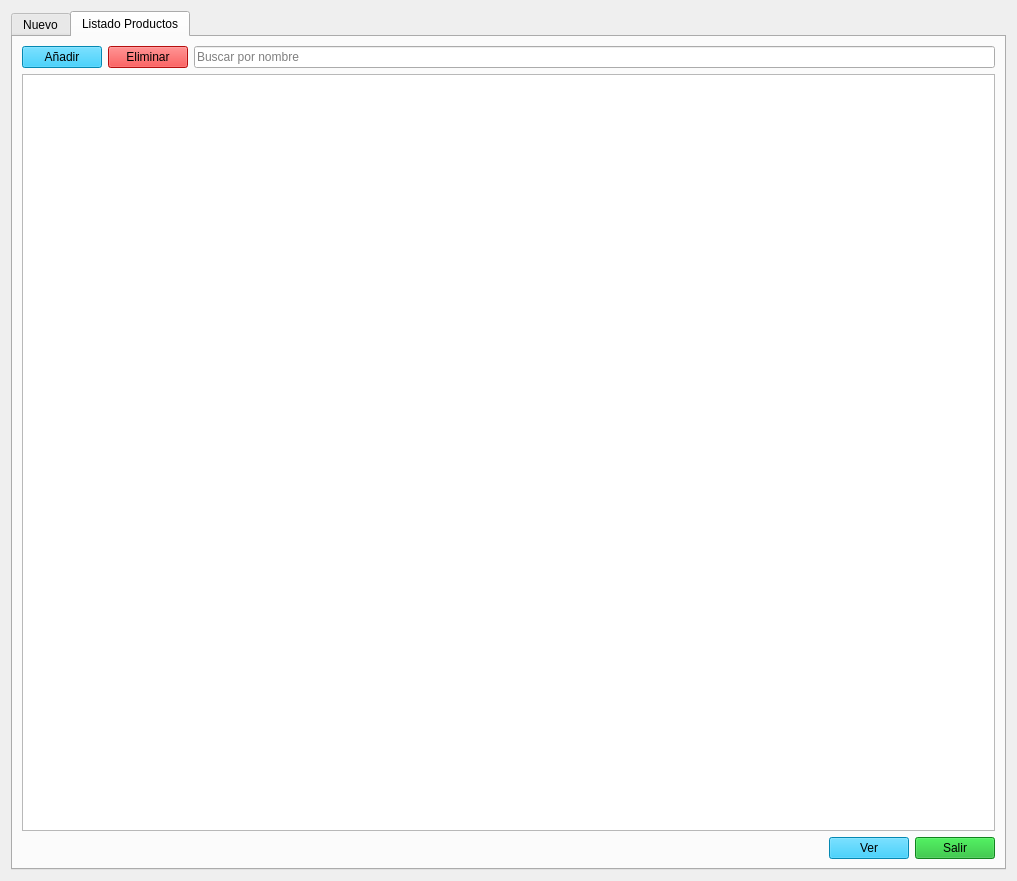
<?xml version="1.0" encoding="UTF-8"?>
<ui version="4.0">
 <class>Form</class>
 <widget class="QWidget" name="Form">
  <property name="windowModality">
   <enum>Qt::WindowModality::WindowModal</enum>
  </property>
  <property name="geometry">
   <rect>
    <x>0</x>
    <y>0</y>
    <width>1017</width>
    <height>881</height>
   </rect>
  </property>
  <property name="windowTitle">
   <string>Productos</string>
  </property>
  <property name="styleSheet">
   <string notr="true">QPushButton{background-color: rgb(6, 191, 249);}
</string>
  </property>
  <layout class="QHBoxLayout" name="horizontalLayout">
   <item>
    <widget class="QTabWidget" name="tabWidget">
     <property name="currentIndex">
      <number>1</number>
     </property>
     <widget class="QWidget" name="tab_nuevo_producto">
      <attribute name="title">
       <string>Nuevo</string>
      </attribute>
      <layout class="QVBoxLayout" name="verticalLayout">
       <item>
        <layout class="QFormLayout" name="formLayout">
         <item row="0" column="0">
          <widget class="QLabel" name="lbl_nombre_prod">
           <property name="text">
            <string>Nombre</string>
           </property>
          </widget>
         </item>
         <item row="0" column="1">
          <widget class="QLineEdit" name="le_nombre_prod"/>
         </item>
         <item row="1" column="0">
          <widget class="QLabel" name="lbl_linea_prod">
           <property name="text">
            <string>Linea</string>
           </property>
          </widget>
         </item>
         <item row="1" column="1">
          <widget class="QLineEdit" name="le_linea_prod"/>
         </item>
         <item row="3" column="0">
          <widget class="QLabel" name="lbl_cliente_prod">
           <property name="text">
            <string>Cliente</string>
           </property>
          </widget>
         </item>
         <item row="3" column="1">
          <widget class="QComboBox" name="cb_cliente_prod"/>
         </item>
         <item row="2" column="0">
          <widget class="QLabel" name="lbl_tipo_prod">
           <property name="text">
            <string>Tipo</string>
           </property>
          </widget>
         </item>
         <item row="2" column="1">
          <widget class="QComboBox" name="cb_tipo_prod"/>
         </item>
        </layout>
       </item>
       <item>
        <layout class="QHBoxLayout" name="horizontalLayout_2">
         <item>
          <spacer name="horizontalSpacer">
           <property name="orientation">
            <enum>Qt::Orientation::Horizontal</enum>
           </property>
           <property name="sizeHint" stdset="0">
            <size>
             <width>40</width>
             <height>20</height>
            </size>
           </property>
          </spacer>
         </item>
         <item>
          <widget class="QPushButton" name="btn_cancelar_nuevo">
           <property name="text">
            <string>Cancelar</string>
           </property>
          </widget>
         </item>
         <item>
          <widget class="QPushButton" name="btn_guardar_nuevo">
           <property name="text">
            <string>Guardar</string>
           </property>
          </widget>
         </item>
        </layout>
       </item>
      </layout>
     </widget>
     <widget class="QWidget" name="tab_detalle_producto">
      <attribute name="title">
       <string>Listado Productos</string>
      </attribute>
      <layout class="QVBoxLayout" name="verticalLayout_2">
       <item>
        <layout class="QHBoxLayout" name="horizontalLayout_3">
         <item>
          <widget class="QPushButton" name="btn_add2_list_prod">
           <property name="text">
            <string>Añadir</string>
           </property>
          </widget>
         </item>
         <item>
          <widget class="QPushButton" name="btn_delete_list_prod">
           <property name="styleSheet">
            <string notr="true">background-color: rgb(254, 20, 20);</string>
           </property>
           <property name="text">
            <string>Eliminar</string>
           </property>
          </widget>
         </item>
         <item>
          <widget class="QLineEdit" name="le_buscar_prod">
           <property name="placeholderText">
            <string>Buscar por nombre</string>
           </property>
           <property name="clearButtonEnabled">
            <bool>true</bool>
           </property>
          </widget>
         </item>
        </layout>
       </item>
       <item>
        <widget class="QTableView" name="tv_productos"/>
       </item>
       <item>
        <layout class="QHBoxLayout" name="horizontalLayout_4">
         <item>
          <spacer name="horizontalSpacer_2">
           <property name="orientation">
            <enum>Qt::Orientation::Horizontal</enum>
           </property>
           <property name="sizeHint" stdset="0">
            <size>
             <width>40</width>
             <height>20</height>
            </size>
           </property>
          </spacer>
         </item>
         <item>
          <widget class="QPushButton" name="btn_ver_prod_listado">
           <property name="text">
            <string>Ver</string>
           </property>
          </widget>
         </item>
         <item>
          <widget class="QPushButton" name="btn_cerrar_listado">
           <property name="styleSheet">
            <string notr="true">background-color: rgb(22, 183, 40);</string>
           </property>
           <property name="text">
            <string>Salir</string>
           </property>
          </widget>
         </item>
        </layout>
       </item>
      </layout>
     </widget>
    </widget>
   </item>
  </layout>
 </widget>
 <resources/>
 <connections/>
</ui>
